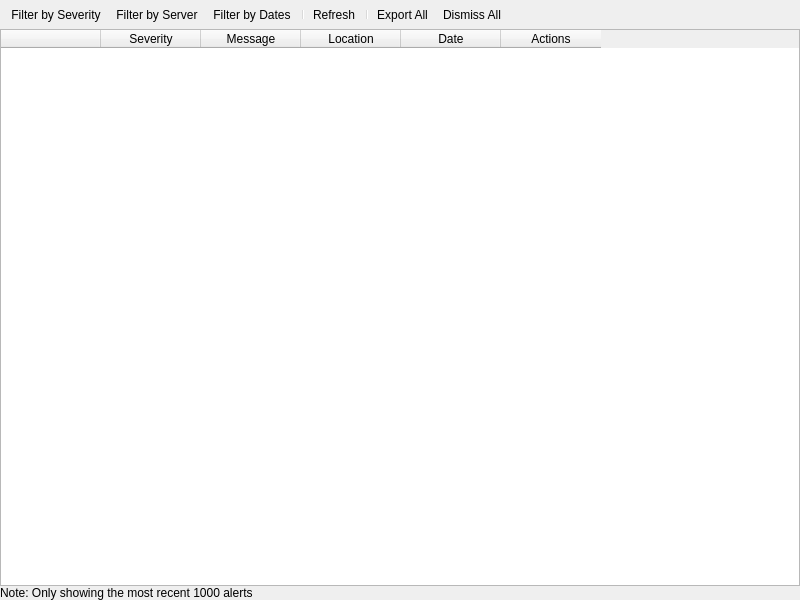
<?xml version="1.0" encoding="UTF-8"?>
<ui version="4.0">
 <class>AlertSummaryPage</class>
 <widget class="QWidget" name="AlertSummaryPage">
  <property name="geometry">
   <rect>
    <x>0</x>
    <y>0</y>
    <width>800</width>
    <height>600</height>
   </rect>
  </property>
  <property name="windowTitle">
   <string>Alerts</string>
  </property>
  <layout class="QVBoxLayout" name="verticalLayout" stretch="0,1,0">
   <property name="spacing">
    <number>0</number>
   </property>
   <property name="leftMargin">
    <number>0</number>
   </property>
   <property name="topMargin">
    <number>0</number>
   </property>
   <property name="rightMargin">
    <number>0</number>
   </property>
   <property name="bottomMargin">
    <number>0</number>
   </property>
   <item>
    <widget class="QToolBar" name="toolBar">
     <property name="movable">
      <bool>false</bool>
     </property>
     <property name="floatable">
      <bool>false</bool>
     </property>
     <addaction name="actionFilterSeverity"/>
     <addaction name="actionFilterServer"/>
     <addaction name="actionFilterDates"/>
     <addaction name="separator"/>
     <addaction name="actionRefresh"/>
     <addaction name="separator"/>
     <addaction name="actionExportAll"/>
     <addaction name="actionDismiss"/>
    </widget>
   </item>
   <item>
    <widget class="QTableWidget" name="alertsTable">
     <property name="editTriggers">
      <set>QAbstractItemView::NoEditTriggers</set>
     </property>
     <property name="alternatingRowColors">
      <bool>true</bool>
     </property>
     <property name="selectionMode">
      <enum>QAbstractItemView::ExtendedSelection</enum>
     </property>
     <property name="selectionBehavior">
      <enum>QAbstractItemView::SelectRows</enum>
     </property>
     <property name="sortingEnabled">
      <bool>true</bool>
     </property>
     <attribute name="horizontalHeaderStretchLastSection">
      <bool>false</bool>
     </attribute>
     <column>
      <property name="text">
       <string/>
      </property>
     </column>
     <column>
      <property name="text">
       <string>Severity</string>
      </property>
     </column>
     <column>
      <property name="text">
       <string>Message</string>
      </property>
     </column>
     <column>
      <property name="text">
       <string>Location</string>
      </property>
     </column>
     <column>
      <property name="text">
       <string>Date</string>
      </property>
     </column>
     <column>
      <property name="text">
       <string>Actions</string>
      </property>
     </column>
    </widget>
   </item>
   <item>
    <widget class="QLabel" name="cappingLabel">
     <property name="text">
      <string>Note: Only showing the most recent 1000 alerts</string>
     </property>
     <property name="margin">
      <number>5</number>
     </property>
    </widget>
   </item>
  </layout>
  <action name="actionFilterSeverity">
   <property name="text">
    <string>Filter by Severity</string>
   </property>
  </action>
  <action name="actionFilterServer">
   <property name="text">
    <string>Filter by Server</string>
   </property>
  </action>
  <action name="actionFilterDates">
   <property name="text">
    <string>Filter by Dates</string>
   </property>
  </action>
  <action name="actionRefresh">
   <property name="text">
    <string>Refresh</string>
   </property>
  </action>
  <action name="actionExportAll">
   <property name="text">
    <string>Export All</string>
   </property>
  </action>
  <action name="actionDismiss">
   <property name="text">
    <string>Dismiss All</string>
   </property>
  </action>
 </widget>
 <resources/>
 <connections/>
</ui>
